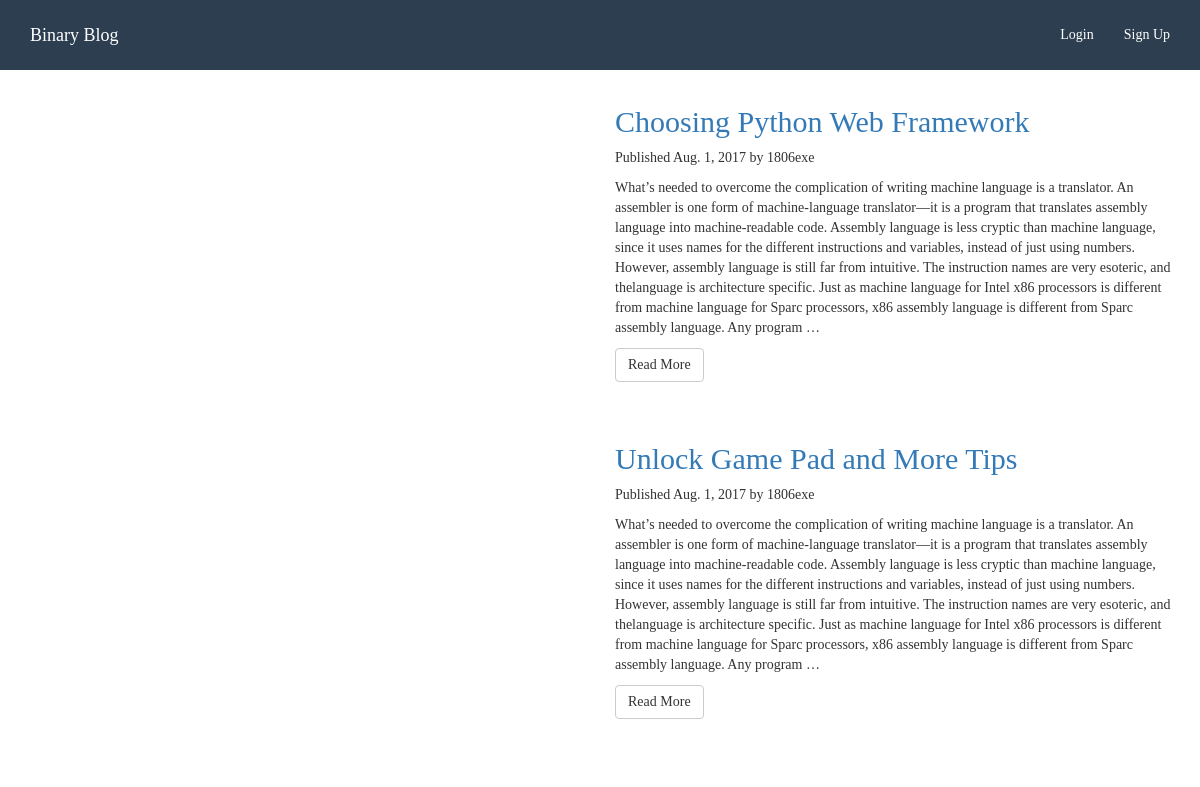
The page / on the database its author committed.
### blog/models.py (models this page shows, shortened)
class Post(models.Model):
    STATUS_CHOICES = (
        ('draft', 'Draft'),
        ('published', 'Published'),
    )
    title = models.CharField(max_length=250)
    slug = models.SlugField(max_length=250, unique_for_date='publish')
    author = models.ForeignKey(User, related_name='blog_posts')
    body = models.TextField()
    image = models.ImageField(upload_to='blog/%Y/%m/%d/', blank=True)
    publish = models.DateField(default=timezone.now)
    created = models.DateField(auto_now_add=True)
    updated = models.DateField(auto_now=True)
    status = models.CharField(max_length=10, choices=STATUS_CHOICES, default='draft')
    objects = models.Manager()
    published = PublishedManager()
    class Meta:
        ordering = ('-publish', )
    def get_absolute_url(self):
        return reverse('blog:post_detail', args=[
            self.publish.year,
            self.publish.strftime('%m'),
            self.publish.strftime('%d'),
            self.slug
        ])

### blog/views.py (the view)
# urls.py: url(r'^$', views.post_list, name='post_list'),
def post_list(request):
    posts = Post.published.all()
    return render(request, 'blog/post/list.html', {'posts': posts})

### blog/templates/blog/post/list.html (shortened to what this page needs)
{% extends 'blog/base.html' %}
{% load staticfiles %}
{% block body %}
    <div class="container">
        <div class="row">
            {% for post in posts %}
                <div class="row">
                    <div class="col-md-6 blog-img">
                    </div>
                    <div class="col-md-6 blog-detail">
                        <h2>
                          <a href="{{ post.get_absolute_url }}">
                            {{ post.title }}
                          </a>
                        </h2>
                        <p class="date">
                        Published {{ post.publish }} by {{ post.author }}
                        </p>
                        {{ post.body|truncatewords:100|linebreaks }}
                        <a href="{{ post.get_absolute_url }}">
                            <span class="btn btn-default">Read More</span>
                        </a>
                    </div>
                </div>
                <br><br>
            {% endfor %}
        </div>
    </div>
{% endblock %}

### blog/templates/blog/base.html (shortened to what this page needs)
{% load staticfiles %}
<!DOCTYPE html>
<html>
<head>
    <link href="{% static "blog/css/bootstrap.min.css" %}" rel="stylesheet">
    <link href="{% static "blog/css/blog.css" %}" rel="stylesheet">
</head>
<body>
    {% include 'blog/includes/navbar.html' %}
    {% block body %}
    {% endblock %}
</body>
</html>

### blog/templates/blog/includes/navbar.html (shortened to what this page needs)
<nav class="navbar navbar-default navbar-fixed-top">
  <div class="container">
    <div class="navbar-header">
      <a class="navbar-brand" href="{% url 'blog:post_list' %}">Binary Blog</a>
    </div>
    <div id="navbar" class="navbar-collapse collapse">
      <ul class="nav navbar-nav navbar-right">
        <li><a href="#">Login</a></li>
        <li><a href="#">Sign Up</a></li>
      </ul>
    </div>
  </div>
</nav>

### blog/static/blog/css/blog.css (style rules this page uses)
body { margin-top: 85px; font-family: "Times New Roman", Helvetica, Arial, sans-serif; }
.navbar-default { background-color: #2C3E50; border-color: #FFFFFF; color: #FFFFFF; padding: 10px; }
.navbar-default .navbar-brand { color: #FFFFFF; }
.navbar-default .navbar-nav > li > a { color: #FFFFFF; }

### rows shown on the page
Post: title "Choosing Python Web Framework", publish "Aug. 1, 2017", author "1806exe", body "What’s needed to overcome the complication of writing machine language is a translator. An assembler is one form of machine-language translator—it is a program that translates assembly language into machine-readable code. Assembly language is less cryptic than machine language, since it uses names for the different instructions and variables, instead of just using numbers. However, assembly language is still far from intuitive. The instruction names are very esoteric, and thelanguage is architecture specific. Just as machine language for Intel x86 processors is different from machine language for Sparc processors, x86 assembly language is different from Sparc assembly language. Any program …"
Post: title "Unlock Game Pad and More Tips", publish "Aug. 1, 2017", author "1806exe", body "What’s needed to overcome the complication of writing machine language is a translator. An assembler is one form of machine-language translator—it is a program that translates assembly language into machine-readable code. Assembly language is less cryptic than machine language, since it uses names for the different instructions and variables, instead of just using numbers. However, assembly language is still far from intuitive. The instruction names are very esoteric, and thelanguage is architecture specific. Just as machine language for Intel x86 processors is different from machine language for Sparc processors, x86 assembly language is different from Sparc assembly language. Any program …"
